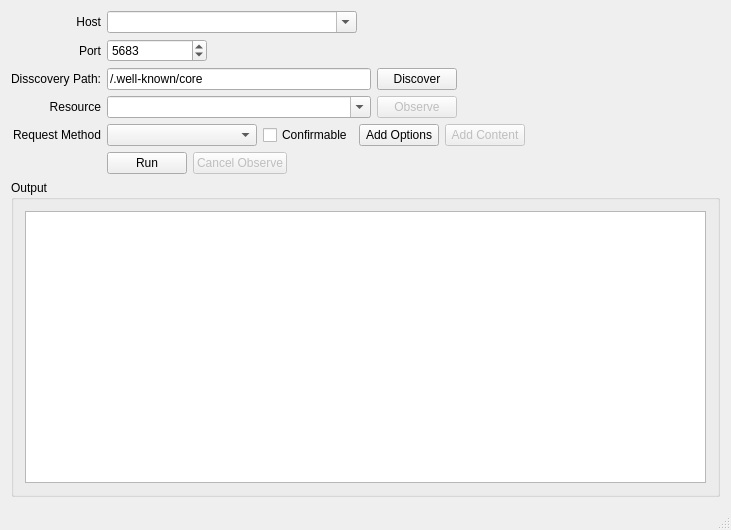
<?xml version="1.0" encoding="UTF-8"?>
<ui version="4.0">
 <class>MainWindow</class>
 <widget class="QMainWindow" name="MainWindow">
  <property name="geometry">
   <rect>
    <x>0</x>
    <y>0</y>
    <width>731</width>
    <height>530</height>
   </rect>
  </property>
  <property name="windowTitle">
   <string>CoAP Client</string>
  </property>
  <widget class="QWidget" name="centralWidget">
   <layout class="QGridLayout" name="gridLayout_3">
    <item row="0" column="0">
     <layout class="QGridLayout" name="gridLayout">
      <item row="0" column="0">
       <widget class="QLabel" name="label">
        <property name="text">
         <string>Host</string>
        </property>
        <property name="alignment">
         <set>Qt::AlignRight|Qt::AlignTrailing|Qt::AlignVCenter</set>
        </property>
       </widget>
      </item>
      <item row="4" column="0">
       <widget class="QLabel" name="label_4">
        <property name="text">
         <string>Request Method</string>
        </property>
        <property name="alignment">
         <set>Qt::AlignRight|Qt::AlignTrailing|Qt::AlignVCenter</set>
        </property>
       </widget>
      </item>
      <item row="3" column="1">
       <layout class="QHBoxLayout" name="horizontalLayout_2">
        <item>
         <widget class="QComboBox" name="resourceComboBox">
          <property name="sizePolicy">
           <sizepolicy hsizetype="MinimumExpanding" vsizetype="Fixed">
            <horstretch>0</horstretch>
            <verstretch>0</verstretch>
           </sizepolicy>
          </property>
          <property name="editable">
           <bool>true</bool>
          </property>
         </widget>
        </item>
        <item>
         <widget class="QPushButton" name="observeButton">
          <property name="enabled">
           <bool>false</bool>
          </property>
          <property name="text">
           <string>Observe</string>
          </property>
         </widget>
        </item>
        <item>
         <spacer name="horizontalSpacer_3">
          <property name="orientation">
           <enum>Qt::Horizontal</enum>
          </property>
          <property name="sizeHint" stdset="0">
           <size>
            <width>40</width>
            <height>20</height>
           </size>
          </property>
         </spacer>
        </item>
       </layout>
      </item>
      <item row="0" column="1">
       <layout class="QHBoxLayout" name="horizontalLayout_5">
        <item>
         <widget class="QComboBox" name="hostComboBox">
          <property name="sizePolicy">
           <sizepolicy hsizetype="Fixed" vsizetype="Fixed">
            <horstretch>0</horstretch>
            <verstretch>0</verstretch>
           </sizepolicy>
          </property>
          <property name="minimumSize">
           <size>
            <width>250</width>
            <height>0</height>
           </size>
          </property>
          <property name="editable">
           <bool>true</bool>
          </property>
         </widget>
        </item>
        <item>
         <spacer name="horizontalSpacer">
          <property name="orientation">
           <enum>Qt::Horizontal</enum>
          </property>
          <property name="sizeType">
           <enum>QSizePolicy::Expanding</enum>
          </property>
          <property name="sizeHint" stdset="0">
           <size>
            <width>40</width>
            <height>20</height>
           </size>
          </property>
         </spacer>
        </item>
       </layout>
      </item>
      <item row="4" column="1">
       <layout class="QHBoxLayout" name="horizontalLayout_3">
        <item>
         <widget class="QComboBox" name="methodComboBox">
          <property name="sizePolicy">
           <sizepolicy hsizetype="Fixed" vsizetype="Fixed">
            <horstretch>0</horstretch>
            <verstretch>0</verstretch>
           </sizepolicy>
          </property>
          <property name="minimumSize">
           <size>
            <width>150</width>
            <height>0</height>
           </size>
          </property>
         </widget>
        </item>
        <item>
         <widget class="QCheckBox" name="msgTypeCheckBox">
          <property name="text">
           <string>Confirmable</string>
          </property>
         </widget>
        </item>
        <item>
         <widget class="QPushButton" name="addOptionsButton">
          <property name="text">
           <string>Add Options</string>
          </property>
         </widget>
        </item>
        <item>
         <widget class="QPushButton" name="contentButton">
          <property name="enabled">
           <bool>false</bool>
          </property>
          <property name="text">
           <string>Add Content</string>
          </property>
         </widget>
        </item>
        <item>
         <spacer name="horizontalSpacer_4">
          <property name="orientation">
           <enum>Qt::Horizontal</enum>
          </property>
          <property name="sizeHint" stdset="0">
           <size>
            <width>40</width>
            <height>20</height>
           </size>
          </property>
         </spacer>
        </item>
       </layout>
      </item>
      <item row="2" column="0">
       <widget class="QLabel" name="label_8">
        <property name="text">
         <string>Disscovery Path:</string>
        </property>
        <property name="alignment">
         <set>Qt::AlignRight|Qt::AlignTrailing|Qt::AlignVCenter</set>
        </property>
       </widget>
      </item>
      <item row="6" column="0" colspan="2">
       <widget class="QGroupBox" name="groupBox">
        <property name="title">
         <string>Output</string>
        </property>
        <layout class="QGridLayout" name="gridLayout_2">
         <item row="0" column="0">
          <widget class="QTextEdit" name="textEdit">
           <property name="readOnly">
            <bool>true</bool>
           </property>
          </widget>
         </item>
        </layout>
       </widget>
      </item>
      <item row="1" column="0">
       <widget class="QLabel" name="label_2">
        <property name="text">
         <string>Port</string>
        </property>
        <property name="alignment">
         <set>Qt::AlignRight|Qt::AlignTrailing|Qt::AlignVCenter</set>
        </property>
       </widget>
      </item>
      <item row="5" column="1">
       <layout class="QHBoxLayout" name="horizontalLayout_12">
        <item>
         <widget class="QPushButton" name="runButton">
          <property name="text">
           <string>Run</string>
          </property>
         </widget>
        </item>
        <item>
         <widget class="QPushButton" name="cancelObserveButton">
          <property name="enabled">
           <bool>false</bool>
          </property>
          <property name="text">
           <string>Cancel Observe</string>
          </property>
         </widget>
        </item>
        <item>
         <spacer name="horizontalSpacer_6">
          <property name="orientation">
           <enum>Qt::Horizontal</enum>
          </property>
          <property name="sizeHint" stdset="0">
           <size>
            <width>40</width>
            <height>20</height>
           </size>
          </property>
         </spacer>
        </item>
       </layout>
      </item>
      <item row="3" column="0">
       <widget class="QLabel" name="label_3">
        <property name="text">
         <string>Resource</string>
        </property>
        <property name="alignment">
         <set>Qt::AlignRight|Qt::AlignTrailing|Qt::AlignVCenter</set>
        </property>
       </widget>
      </item>
      <item row="2" column="1">
       <layout class="QHBoxLayout" name="horizontalLayout_13">
        <item>
         <widget class="QLineEdit" name="discoveryPathEdit">
          <property name="text">
           <string>/.well-known/core</string>
          </property>
         </widget>
        </item>
        <item>
         <widget class="QPushButton" name="discoverButton">
          <property name="text">
           <string>Discover</string>
          </property>
         </widget>
        </item>
        <item>
         <spacer name="horizontalSpacer_7">
          <property name="orientation">
           <enum>Qt::Horizontal</enum>
          </property>
          <property name="sizeHint" stdset="0">
           <size>
            <width>40</width>
            <height>20</height>
           </size>
          </property>
         </spacer>
        </item>
       </layout>
      </item>
      <item row="1" column="1">
       <layout class="QHBoxLayout" name="horizontalLayout_6">
        <item>
         <widget class="QSpinBox" name="portSpinBox">
          <property name="sizePolicy">
           <sizepolicy hsizetype="Minimum" vsizetype="Fixed">
            <horstretch>0</horstretch>
            <verstretch>0</verstretch>
           </sizepolicy>
          </property>
          <property name="minimumSize">
           <size>
            <width>100</width>
            <height>0</height>
           </size>
          </property>
          <property name="maximum">
           <number>65535</number>
          </property>
          <property name="value">
           <number>5683</number>
          </property>
         </widget>
        </item>
        <item>
         <spacer name="horizontalSpacer_2">
          <property name="orientation">
           <enum>Qt::Horizontal</enum>
          </property>
          <property name="sizeHint" stdset="0">
           <size>
            <width>40</width>
            <height>20</height>
           </size>
          </property>
         </spacer>
        </item>
       </layout>
      </item>
      <item row="5" column="0">
       <widget class="QLabel" name="label_7">
        <property name="text">
         <string/>
        </property>
       </widget>
      </item>
     </layout>
    </item>
   </layout>
  </widget>
  <widget class="QMenuBar" name="menuBar">
   <property name="geometry">
    <rect>
     <x>0</x>
     <y>0</y>
     <width>731</width>
     <height>25</height>
    </rect>
   </property>
  </widget>
  <widget class="QStatusBar" name="statusBar"/>
 </widget>
 <layoutdefault spacing="6" margin="11"/>
 <resources/>
 <connections/>
</ui>
